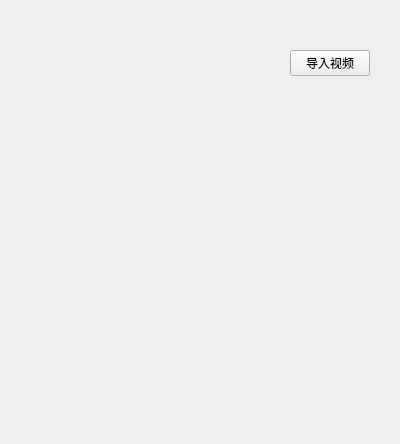
<?xml version="1.0" encoding="UTF-8"?>
<ui version="4.0">
 <class>Form</class>
 <widget class="QWidget" name="Form">
  <property name="geometry">
   <rect>
    <x>0</x>
    <y>0</y>
    <width>400</width>
    <height>444</height>
   </rect>
  </property>
  <property name="windowTitle">
   <string>Form</string>
  </property>
  <layout class="QHBoxLayout" name="horizontalLayout_2">
   <property name="leftMargin">
    <number>10</number>
   </property>
   <property name="topMargin">
    <number>50</number>
   </property>
   <property name="rightMargin">
    <number>10</number>
   </property>
   <property name="bottomMargin">
    <number>20</number>
   </property>
   <item>
    <layout class="QVBoxLayout" name="verticalLayout">
     <property name="spacing">
      <number>10</number>
     </property>
     <item>
      <layout class="QHBoxLayout" name="horizontalLayout">
       <item>
        <spacer name="horizontalSpacer">
         <property name="orientation">
          <enum>Qt::Horizontal</enum>
         </property>
         <property name="sizeHint" stdset="0">
          <size>
           <width>40</width>
           <height>20</height>
          </size>
         </property>
        </spacer>
       </item>
       <item>
        <widget class="PrimaryPushButton" name="importVideo">
         <property name="text">
          <string>导入视频</string>
         </property>
        </widget>
       </item>
       <item>
        <spacer name="horizontalSpacer_2">
         <property name="orientation">
          <enum>Qt::Horizontal</enum>
         </property>
         <property name="sizeType">
          <enum>QSizePolicy::Fixed</enum>
         </property>
         <property name="sizeHint" stdset="0">
          <size>
           <width>20</width>
           <height>20</height>
          </size>
         </property>
        </spacer>
       </item>
      </layout>
     </item>
     <item>
      <widget class="ScrollArea" name="ScrollArea">
       <property name="styleSheet">
        <string notr="true">border:none;</string>
       </property>
       <property name="widgetResizable">
        <bool>true</bool>
       </property>
       <widget class="QWidget" name="scrollAreaWidgetContents">
        <property name="geometry">
         <rect>
          <x>0</x>
          <y>0</y>
          <width>378</width>
          <height>328</height>
         </rect>
        </property>
        <layout class="QVBoxLayout" name="verticalLayout_2"/>
       </widget>
      </widget>
     </item>
    </layout>
   </item>
  </layout>
 </widget>
 <customwidgets>
  <customwidget>
   <class>PushButton</class>
   <extends>QPushButton</extends>
   <header>qfluentwidgets</header>
  </customwidget>
  <customwidget>
   <class>PrimaryPushButton</class>
   <extends>PushButton</extends>
   <header>qfluentwidgets</header>
  </customwidget>
  <customwidget>
   <class>ScrollArea</class>
   <extends>QScrollArea</extends>
   <header>qfluentwidgets</header>
   <container>1</container>
  </customwidget>
 </customwidgets>
 <resources/>
 <connections/>
</ui>
